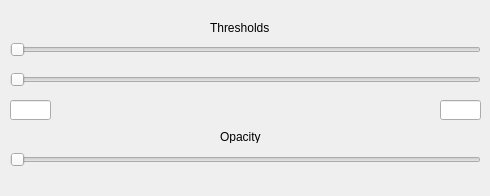
<?xml version="1.0" encoding="UTF-8"?>
<ui version="4.0">
 <class>ChangeVolumePropertiesWidget</class>
 <widget class="QWidget" name="ChangeVolumePropertiesWidget">
  <property name="geometry">
   <rect>
    <x>0</x>
    <y>0</y>
    <width>490</width>
    <height>196</height>
   </rect>
  </property>
  <property name="windowTitle">
   <string>ChangeVolumePropertiesWidget</string>
  </property>
  <widget class="QSlider" name="lowerThresholdSlider">
   <property name="geometry">
    <rect>
     <x>10</x>
     <y>40</y>
     <width>471</width>
     <height>19</height>
    </rect>
   </property>
   <property name="orientation">
    <enum>Qt::Horizontal</enum>
   </property>
  </widget>
  <widget class="QSlider" name="upperThresholdSlider">
   <property name="geometry">
    <rect>
     <x>10</x>
     <y>70</y>
     <width>471</width>
     <height>19</height>
    </rect>
   </property>
   <property name="orientation">
    <enum>Qt::Horizontal</enum>
   </property>
  </widget>
  <widget class="QSlider" name="opacitySlider">
   <property name="geometry">
    <rect>
     <x>10</x>
     <y>150</y>
     <width>471</width>
     <height>19</height>
    </rect>
   </property>
   <property name="orientation">
    <enum>Qt::Horizontal</enum>
   </property>
  </widget>
  <widget class="QLabel" name="label_3">
   <property name="geometry">
    <rect>
     <x>220</x>
     <y>130</y>
     <width>46</width>
     <height>13</height>
    </rect>
   </property>
   <property name="text">
    <string>Opacity</string>
   </property>
  </widget>
  <widget class="QLabel" name="label">
   <property name="geometry">
    <rect>
     <x>210</x>
     <y>20</y>
     <width>61</width>
     <height>16</height>
    </rect>
   </property>
   <property name="font">
    <font>
     <strikeout>false</strikeout>
     <kerning>true</kerning>
    </font>
   </property>
   <property name="text">
    <string>Thresholds</string>
   </property>
  </widget>
  <widget class="QLineEdit" name="lowerThresholdDisplay">
   <property name="geometry">
    <rect>
     <x>10</x>
     <y>100</y>
     <width>41</width>
     <height>20</height>
    </rect>
   </property>
  </widget>
  <widget class="QLineEdit" name="upperThresholdDisplay">
   <property name="geometry">
    <rect>
     <x>440</x>
     <y>100</y>
     <width>41</width>
     <height>20</height>
    </rect>
   </property>
  </widget>
 </widget>
 <layoutdefault spacing="6" margin="11"/>
 <resources/>
 <connections>
  <connection>
   <sender>lowerThresholdSlider</sender>
   <signal>sliderMoved(int)</signal>
   <receiver>ChangeVolumePropertiesWidget</receiver>
   <slot>changeLowerThreshold(int)</slot>
   <hints>
    <hint type="sourcelabel">
     <x>197</x>
     <y>54</y>
    </hint>
    <hint type="destinationlabel">
     <x>197</x>
     <y>63</y>
    </hint>
   </hints>
  </connection>
  <connection>
   <sender>upperThresholdSlider</sender>
   <signal>sliderMoved(int)</signal>
   <receiver>ChangeVolumePropertiesWidget</receiver>
   <slot>changeUpperThreshold(int)</slot>
   <hints>
    <hint type="sourcelabel">
     <x>322</x>
     <y>51</y>
    </hint>
    <hint type="destinationlabel">
     <x>321</x>
     <y>63</y>
    </hint>
   </hints>
  </connection>
  <connection>
   <sender>opacitySlider</sender>
   <signal>sliderMoved(int)</signal>
   <receiver>ChangeVolumePropertiesWidget</receiver>
   <slot>changeOpacity(int)</slot>
   <hints>
    <hint type="sourcelabel">
     <x>163</x>
     <y>110</y>
    </hint>
    <hint type="destinationlabel">
     <x>163</x>
     <y>121</y>
    </hint>
   </hints>
  </connection>
 </connections>
 <slots>
  <slot>changeLowerThreshold(int)</slot>
  <slot>changeUpperThreshold(int)</slot>
  <slot>changeOpacity(int)</slot>
 </slots>
</ui>
